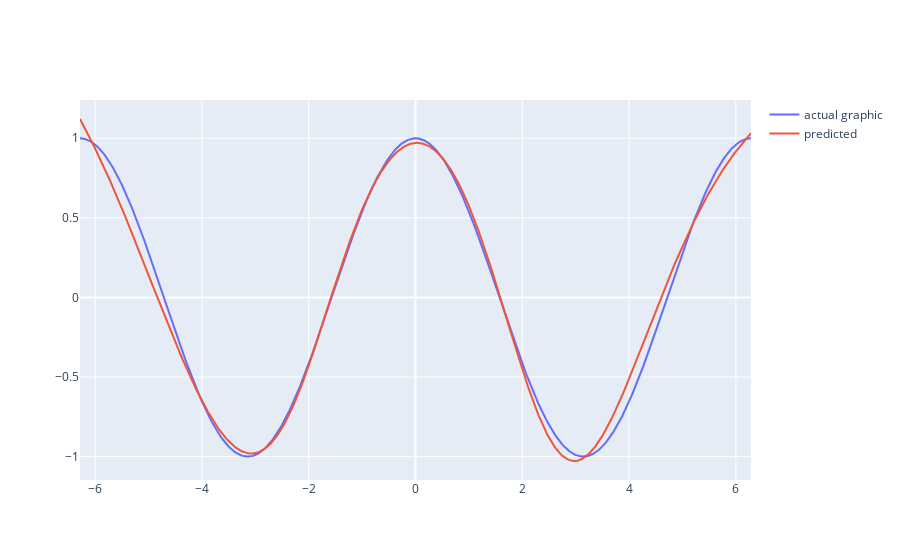

The notebook cell this image was saved under:
### Markdown cell above
## Plot actual cos values and predicted cos values

### Code cell
comparison_graphic = go.Figure()

x = training_data.reshape((1, data_size))[0]
actual_y = np.cos(x)
predicted_y = []

for item in training_data:
    predicted_y.append(result_net.calc_output([item])[0][0])
predicted_y = np.array(predicted_y)

comparison_graphic.add_trace(go.Scatter(x=x, y=actual_y,
                    mode='lines',
                    name='actual graphic',))

comparison_graphic.add_trace(go.Scatter(x=x, y=predicted_y,
                    mode='lines',
                    name='predicted',))
comparison_graphic.show()

### Figure 1 — Plotly figure (JSON) as saved in the notebook; plotly's stock layout.template omitted (floating-point values rounded to 4 significant figures; data arrays with more than 128 entries replaced by an {"elided": "..."} marker saying what was removed)
{"data": [{"mode": "lines", "name": "actual graphic", "type": "scatter", "x": {"elided": "1607 float values"}, "y": {"elided": "1607 float values"}}, {"mode": "lines", "name": "predicted", "type": "scatter", "x": {"elided": "1607 float values"}, "y": {"elided": "1607 float values"}}], "layout": {}}
